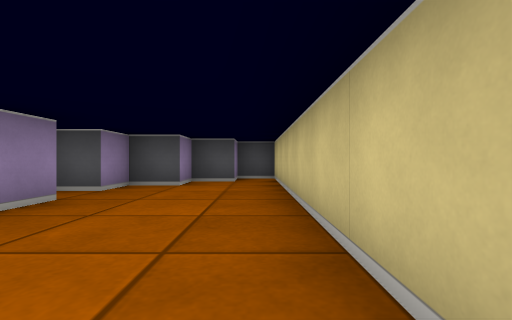
View 1 (above)

13 first-person views from a walk through a cub3D level. The camera is about half as high as the walls, looks level and sees 85° across. The floor is counted in squares. Each view is taken from the middle of a square. On the plan, view 1 faces up. The plan holds only what a view shows up to about 9 squares ahead; the rest is blank.

View 2
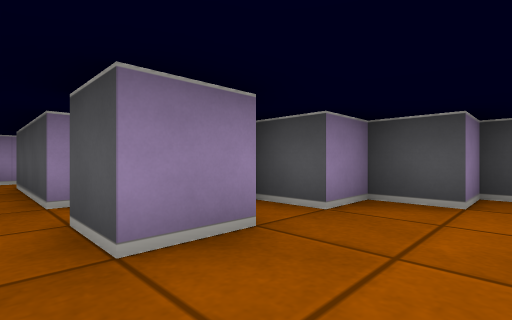

View 3
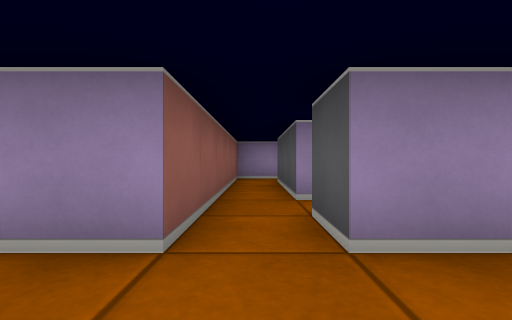

View 4
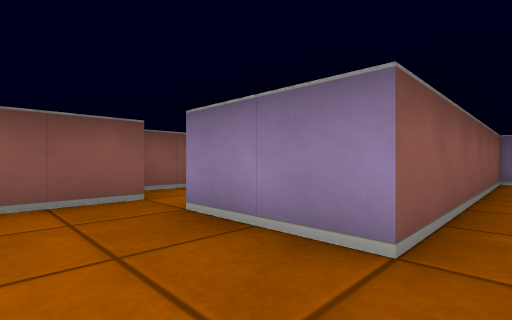

View 5
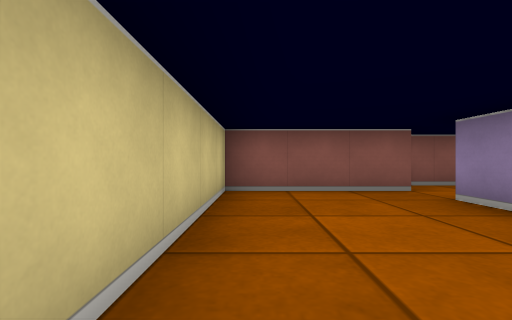

View 6
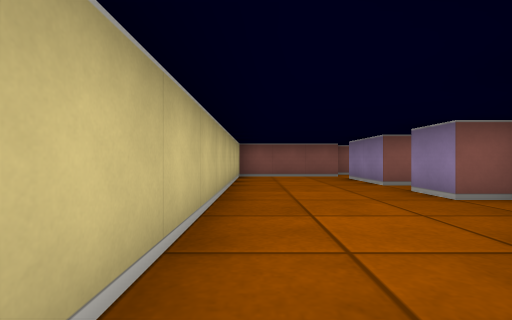

View 7
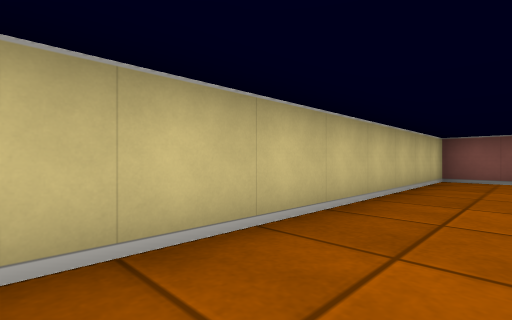

View 8
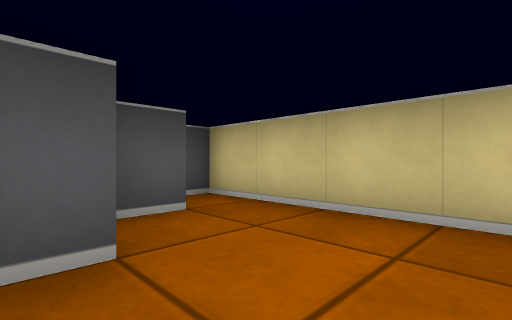

View 9
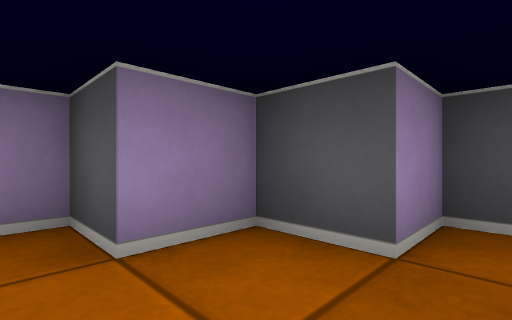

View 10
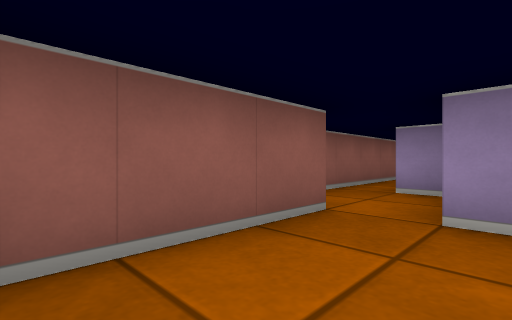

View 11
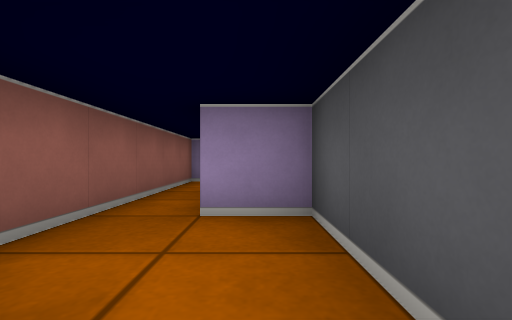

View 12
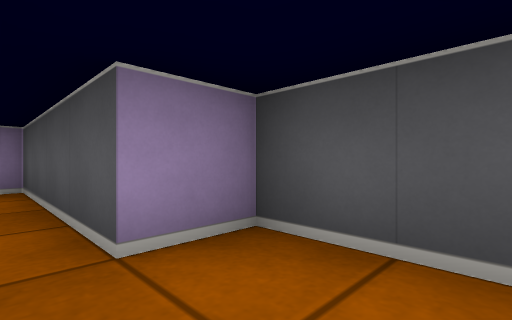

View 13
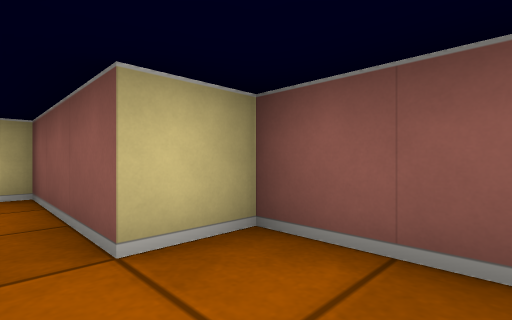

### Floor plan
Points are (right, up) in squares from view 1. A wall is a line through its corners. A room is listed if a view was taken in it or the views show most of it. See-through windows are left out.
Room 1 (views 1, 2, 3, 4, 5, 6, 7, 8, 9, 10, 11)
walls: (-3.2, 3.5) (-2.5, 3.5) (-2.5, 2.5) (-3.5, 2.5); (-4.5, 2.5) (-7.5, 2.5); (-2.5, -1.5) (0.5, -1.5) (0.5, 7.5) (-0.5, 7.5) (-0.5, 6.5) (-1.5, 6.5) (-1.5, 5.5) (-2.5, 5.5) (-2.5, 4.5) (-3.5, 4.5); (-8.5, 2.6) (-8.5, 1.5) (-2.5, 1.5) (-2.5, -0.5) (-3.5, -0.5)
ways out: opening at (-3, -1) to room 2; opening at (-8, 2)
Room 2 (views 12, 13)
walls: (-3.5, -0.5) (-4.5, -0.5) (-4.5, -1.5) (-8.5, -1.5) (-8.5, -2.5) (-2.5, -2.5) (-2.5, -1.5)
ways out: opening at (-3, -1) to room 1

Positions as (right, up) in squares from view 1, and headings:
1: (0, 0), facing up
2: (-1, 2), facing up-left
3: (-1, 2), facing left
4: (-1, 2), facing down-left
5: (0, 3), facing down
6: (0, 7), facing down
7: (-1, 6), facing down-right
8: (-2, 4), facing up-right
9: (0, 5), facing up-left
10: (0, 0), facing down-left
11: (-2, -1), facing left
12: (-3, -2), facing up-left
13: (-4, -1), facing down-right
